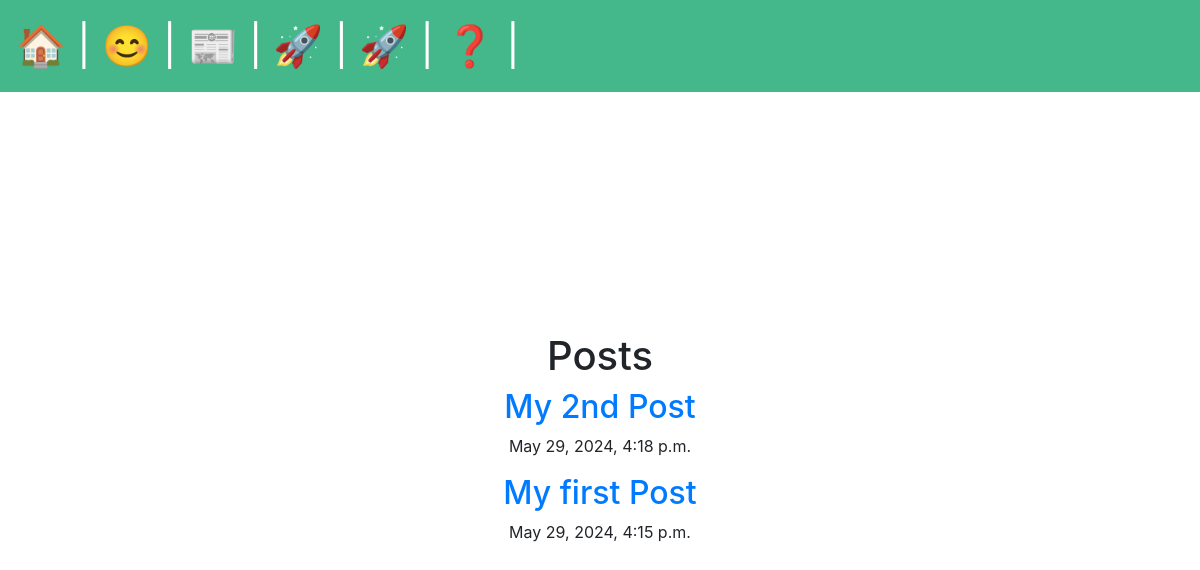
The page /posts/ on the database as committed earlier.
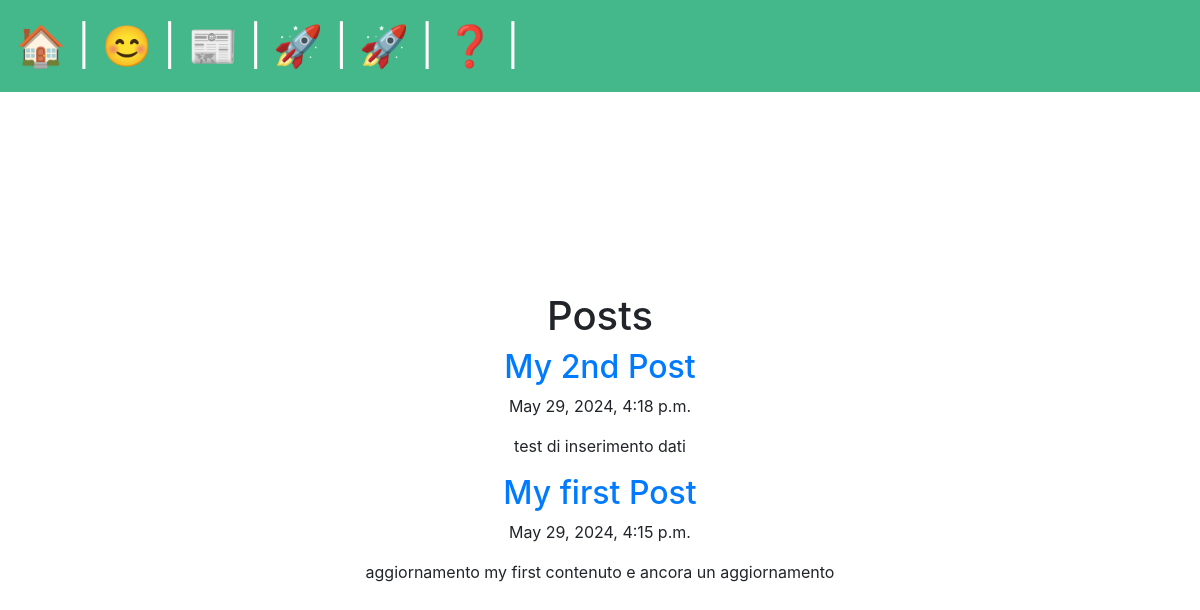
The same page on the database as committed later.
### posts/models.py (models this page shows, shortened)
class Post(models.Model):
    title = models.CharField(max_length=75)
    body = models.TextField()
    slug = models.SlugField()
    date = models.DateTimeField(auto_now_add=True)
    banner = models.ImageField(default='fallback.png', blank=True)

### posts/views.py (the view)
# urls.py: path('', views.posts_list, name="list"),
def posts_list(request):
    posts = Post.objects.all().order_by('-date')
    return render(request, 'posts/posts_list.html', { 'posts': posts})

### posts/templates/posts/posts_list.html (shortened to what this page needs)
{% extends 'layout.html' %}
{% block content %}
<section>
<h1>Posts </h1>
{% for post in posts %}
	<article class="post">
		<h2>
			<a href="{% url 'posts:page' slug=post.slug %}">
			{{ post.title }}
			</a>
		</h2>
		<p>	{{ post.date }}	</p>
		<p>	{{ post.body}}	</p>
	</article>
{% endfor %}
</section>
{% endblock %}

Rows that differ between the two databases and show on the page:
changed Post "My 2nd Post": body (not shown) → "test di inserimento dati"
changed Post "My first Post": body (not shown) → "aggiornamento my first contenuto e ancora un aggiornamento"
